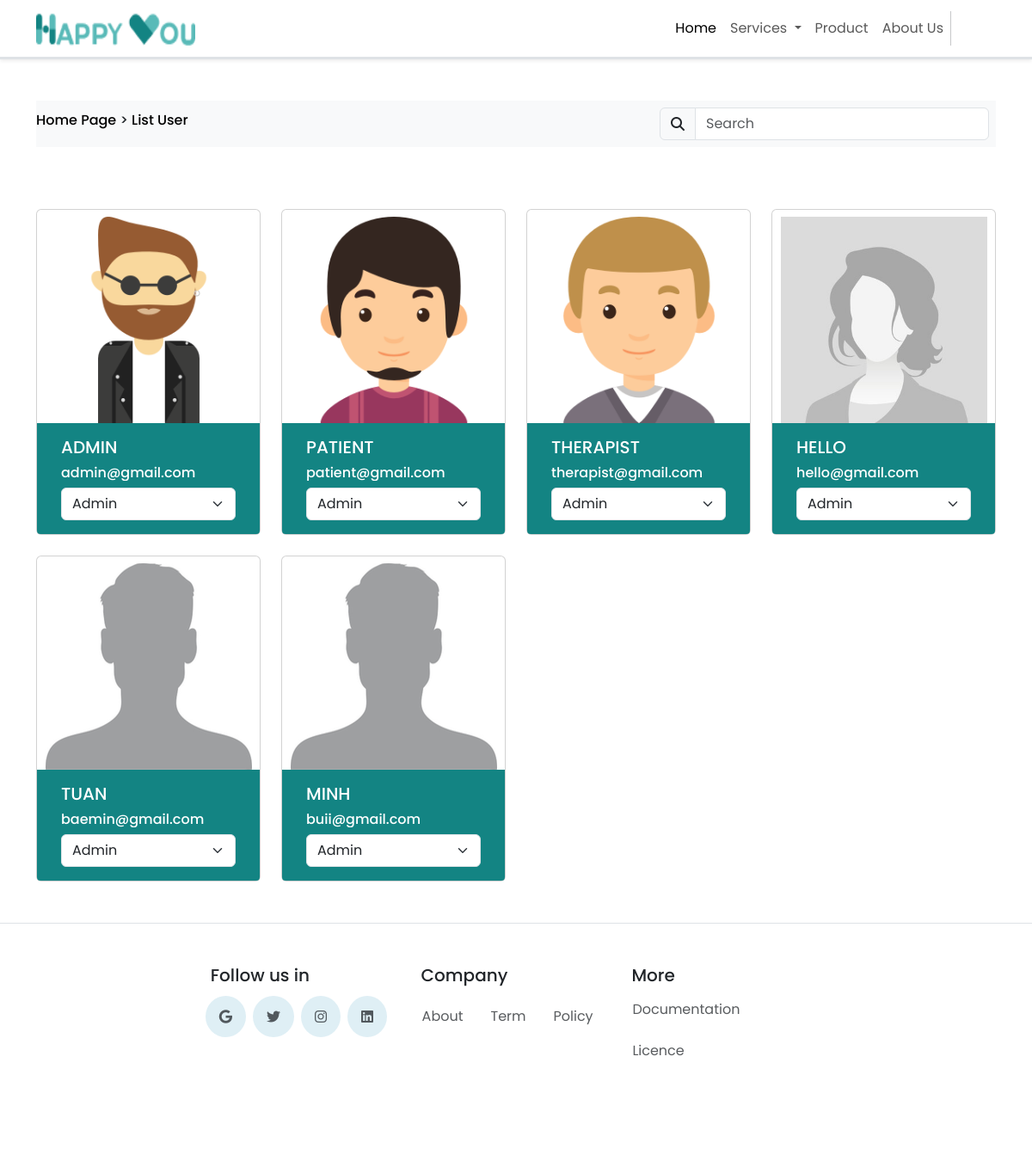
The page /admin/admin_list_user.php on the database its author committed.
### tables this page shows
CREATE TABLE `user` (
  `u_id` int(11) NOT NULL,
  `u_firstName` varchar(255) DEFAULT NULL,
  `u_lastName` varchar(255) DEFAULT NULL,
  `u_phone` varchar(10) DEFAULT NULL,
  `u_email` varchar(255) DEFAULT NULL,
  `u_password` varchar(255) DEFAULT NULL,
  `u_gender` enum('Male','Female','Other') NOT NULL,
  `u_role` enum('patient','therapist','admin') NOT NULL,
  `u_address` varchar(400) DEFAULT NULL,
  `u_avatar` varchar(45) DEFAULT NULL
);

### admin/admin_list_user.php (the view, shortened to what this page needs)
<!DOCTYPE html>
<html lang="en">
<head>
    <?php
    include('admin_head.php');
    include("../conn_db.php");
    ?>
</head>
<body>
    <?php
        include("admin_header.php");
    ?>
   <div class="container mt-5">
        <div class="navbar bg-body-tertiary">
            <div class="h6">
                <a href="admin_index.php">Home Page</a>
                <span>></span>
                <a href="">List User</a>
            </div>
            <form class="d-flex" role="search">
                <div class="input-group">
                    <span class="input-group-text"><i class="fa-solid fa-magnifying-glass"></i></span>
                    <input class="form-control me-2" type="search" placeholder="Search" aria-label="Search">
                </div>
            </form>
        </div>
        <div class="row mt-5 justify-content-start">
            <?php
            $query = "SELECT * FROM User";
            $result = $mysqli->query($query);
            if ($result->num_rows > 0) {
                while ($u_row = $result->fetch_array()) {
            ?>
                <div class="col col-xl-3 col-lg-3 col-md-4 col-sm-6 col-10 mt-4">
                    <div class="card text-center">
                        <?php if ($u_row["u_avatar"] == null) {
                                if ($u_row["u_gender"] == "Male") { ?>
                                    <img src="../img/avatar/default_boy.png" class="card-img-top pt-2 m-auto"  style="width: 15rem" alt="..."><?php } else {
                                    if ($u_row["u_gender"] == "Female") {?><img src="../img/avatar/default_women.png" class="card-img-top pt-2 m-auto"  style="width: 15rem" alt="..."><?php } else {
                                        if ($u_row["u_gender"] == "Other") {?> <img src="../img/avatar/default_other.png" class="card-img-top pt-2 m-auto"  style="width: 15rem" alt="..."> <?php }
                                        }
                                        } ?><?php ?>
                        <?php } else {?><img <?php echo "src=\"../img/avatar/{$u_row["u_avatar"]}\"";?> class="card-img-top pt-2 m-auto"  style="width: 15rem" alt="..."><?php } ?>
                        <div class="row card-body m-0 p-3 bg-main text-white rounded-bottom-1 text-start">
                            <div class="col-12">
                                <h5 class="card-title name text-truncate"><?= $u_row["u_firstName"] ?></h5>
                                <h6 class="card-title email text-truncate " id=""><?= $u_row["u_email"] ?></h6>
                                <select class="form-select" id="s_id" name="s_id"><?= $u_row["u_role"] ?>
                                    <?php
                                        $option_query = "SELECT DISTINCT u_role FROM user";
                                        $option_result = $mysqli -> query($option_query);
                                        if($option_result -> num_rows != 0){
                                         $option_result = $option_result->fetch_array();
                                    ?>
                                    <option value="admin" <?php if ($option_result["u_role"] == "admin") {
                                                echo "selected";
                                            } ?>>Admin</option>
                                    <?php
                                        }
                                    ?>
                                </select>
                            </div>
                        </div>
                    </div>
                </div>
            <?php }
            } ?>
        </div>
    </div>
    <?php
        include("../footer.php");
    ?>
</body>
</html>

### admin/admin_head.php (shortened to what this page needs)
<link href="https://cdn.jsdelivr.net/npm/bootstrap@5.3.0-alpha1/dist/css/bootstrap.min.css" rel="stylesheet">
<link rel="stylesheet" href="https://kit.fontawesome.com/c2de6d6bc6.css">
<link rel="stylesheet" href="../css/index.css">

### admin/admin_header.php (shortened to what this page needs)
<nav class="navbar navbar-expand-lg bg-white sticky-top border-bottom border-3 shadow-sm">
    <div class="container">
        <a class="navbar-brand" href="index.php">
            <img src="../img/Logo.png" alt="Logo Happp Me Hospital" width="185" height="40">
        </a>
        <div class="collapse navbar-collapse" id="navbarNav">
            <ul class="navbar-nav ms-auto ">
                <li class="nav-item text-center">
                    <a class="nav-link active" aria-current="page" href="admin_index.php">Home</a>
                </li>
                <li class="nav-item dropdown text-center">
                    <a class="nav-link dropdown-toggle text-sm-center" href="#" role="button" data-bs-toggle="dropdown"
                        aria-expanded="false">
                        Services
                    </a>
                </li>
                <li class="nav-item d-flex justify-content-center">
                    <a class="nav-link" href="product.php">Product</a>
                </li>
                <li class="nav-item d-flex justify-content-center">
                    <a class="nav-link" href="aboutUs.php">About Us</a>
                </li>
            </ul>
        </div>
    </div>
</nav>

### footer.php
<footer class="row row-cols-1 row-cols-sm-2 row-cols-md-5 py-5 my-5 border-top justify-content-center bg-white">
    <div class="col mb-4">
        <h5>Follow us in</h5>
        <ul class="nav flex-row" style="margin-left: -10px">
            <li class="nav-item mb-2 p-1 ">
                <a href="#" class="nav p-3 text-muted bg-main-gray rounded-circle"><i class="fa-brands fa-google"></i></a>
            </li>
            <li class="nav-item mb-2 p-1">
                <a href="#" class="nav p-3 text-muted bg-main-gray rounded-circle"><i class="fa-brands fa-twitter"></i></a>
            </li>
            <li class="nav-item mb-2 p-1 ">
                <a href="#" class="nav p-3 text-muted bg-main-gray rounded-circle"><i class="fa-brands fa-instagram"></i></a>
            </li>
            <li class="nav-item mb-2 p-1 ">
                <a href="#" class="nav p-3 text-muted bg-main-gray rounded-circle"><i class="fa-brands fa-linkedin"></i></a>
            </li>
        </ul>
    </div>
    <div class="col mb-4">
        <h5>Company</h5>
        <ul class="nav flex-row" style="margin-left: -15px">
            <li class="nav-item mb-2 "><a href="# " class="nav-link p-3 text-muted ">About</a></li>
            <li class="nav-item mb-2 "><a href="# " class="nav-link p-3 text-muted ">Term</a></li>
            <li class="nav-item mb-2 "><a href="# " class="nav-link p-3 text-muted ">Policy</a></li>
        </ul>
    </div>
    <div class="col mb-4">
        <h5>More</h5>
        <ul class="nav flex-column" style="margin-left: -7px">
            <li class="nav-item mb-2 "><a href="# " class="nav-link p-2 text-muted ">Documentation</a></li>
            <li class="nav-item mb-2 "><a href="# " class="nav-link p-2 text-muted ">Licence</a></li>
        </ul>
    </div>
</footer>

### css/index.css (style rules this page uses)
* { font-family: 'Poppins', sans-serif; }
.bg-main { background-color: #138483; }
.bg-main-gray { background-color: #dfeff5; }
a { text-decoration: none; cursor: pointer; color: black }

### rows shown on the page
user: u_avatar (picture), u_firstName "ADMIN", u_email "admin@gmail.com"
user: u_avatar (picture), u_firstName "PATIENT", u_email "patient@gmail.com"
user: u_avatar (picture), u_firstName "THERAPIST", u_email "therapist@gmail.com"
user: u_firstName "HELLO", u_email "hello@gmail.com"
user: u_firstName "TUAN", u_email "baemin@gmail.com"
user: u_firstName "MINH", u_email "buii@gmail.com"
